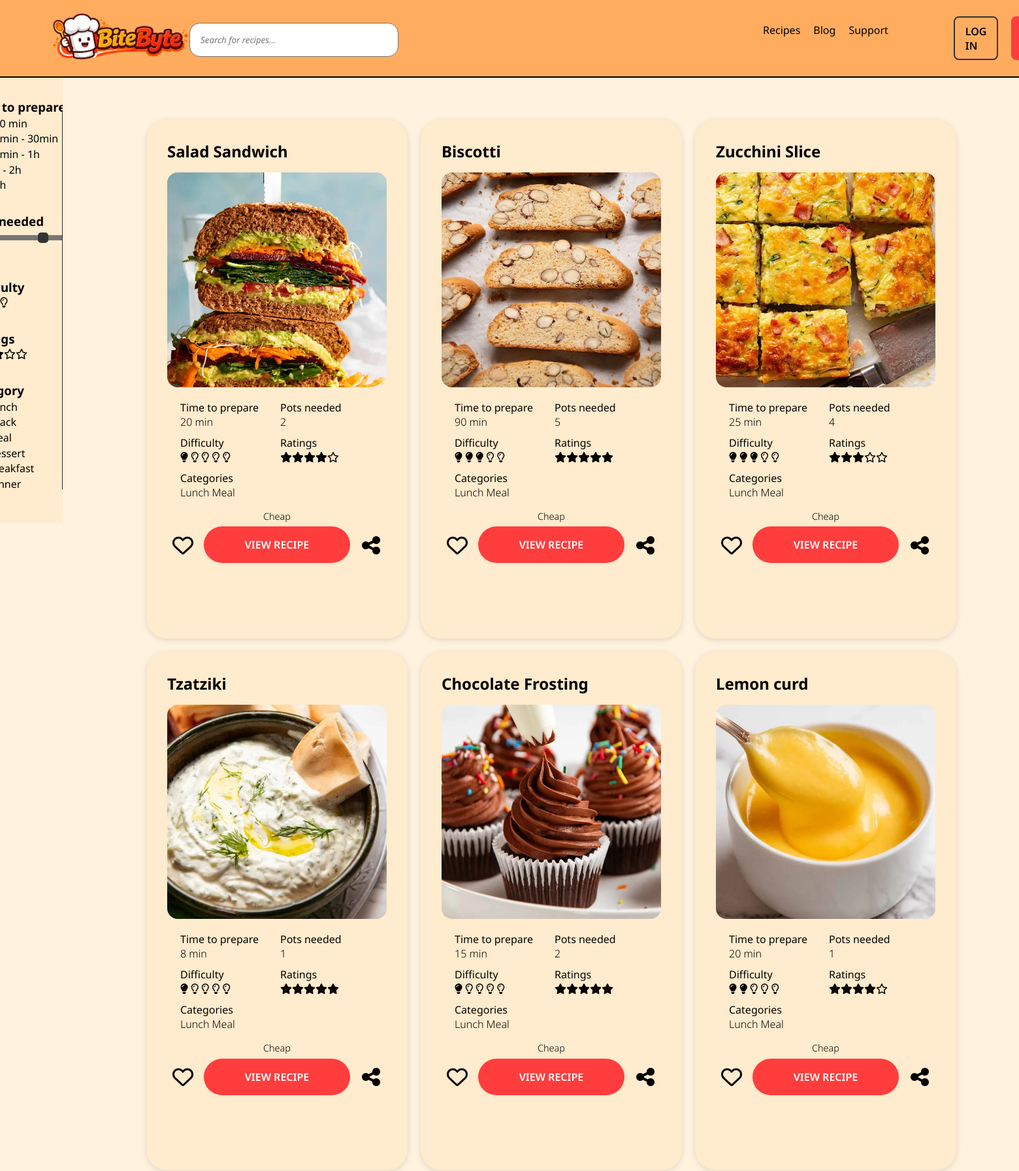
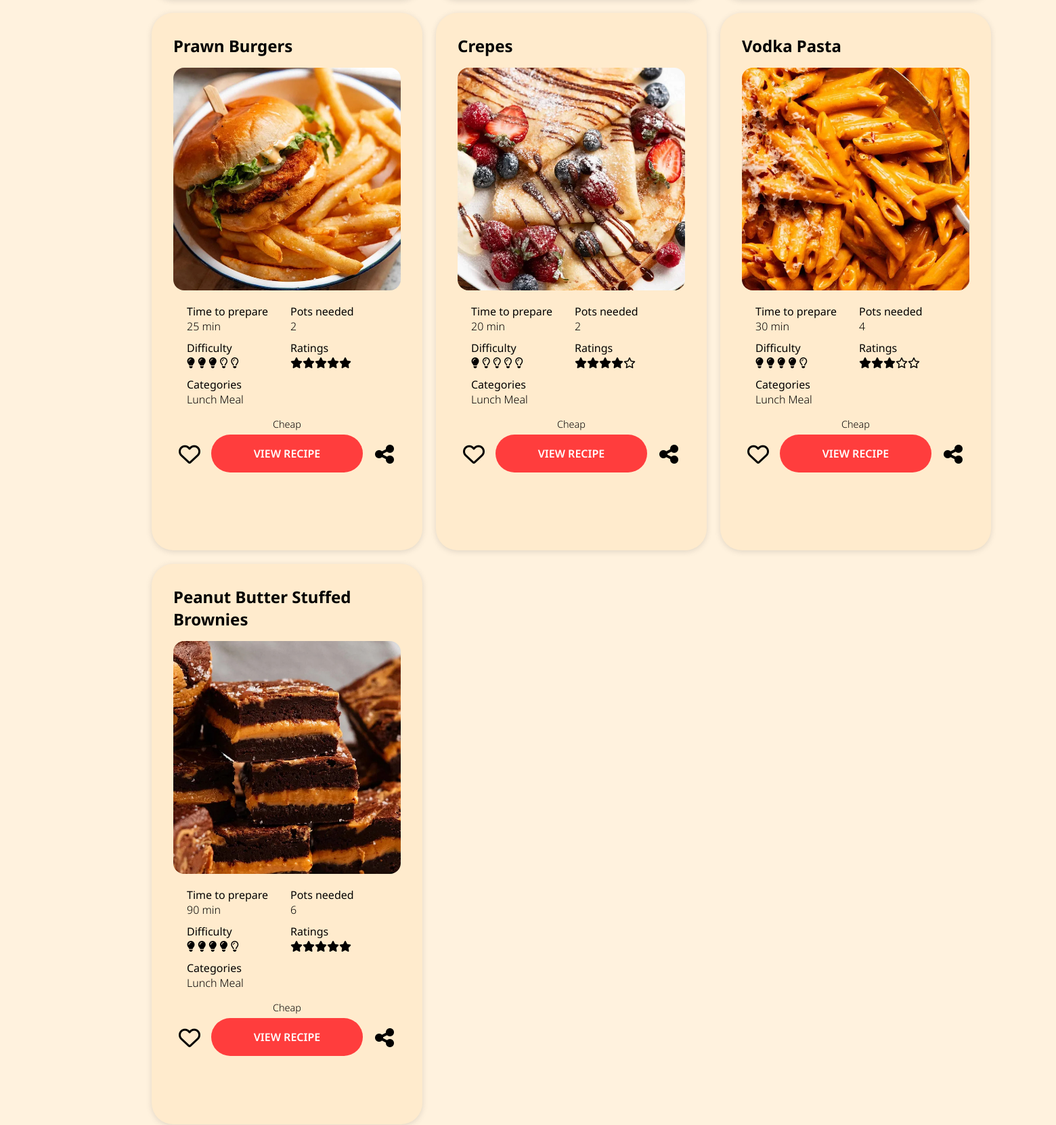
The app's page /php/recipes.php (upper part) with its own data (2 pictures, top to bottom).
### tables this page shows
CREATE TABLE `recipes` (
  `RecipesID` int(11) NOT NULL,
  `Title` varchar(255) NOT NULL,
  `Description` text DEFAULT NULL,
  `Instructions` text DEFAULT NULL,
  `ImageURL` varchar(255) DEFAULT NULL,
  `TimeNeeded` int(11) NOT NULL,
  `Difficulty` enum('1','2','3','4','5') DEFAULT '1',
  `PotsNum` int(11) DEFAULT 1,
  `Rating` decimal(3,2) DEFAULT 0.00,
  `UsersID` int(11) DEFAULT NULL
);

### php/recipes.php (the view, shortened to what this page needs)
<?php
include 'config.php';
$search_term = $_GET['search'] ?? '';
if ($search_term !== '') {
    $stmt = $pdo->prepare("SELECT * FROM recipes WHERE Title LIKE ?");
    $stmt->execute(["%$search_term%"]);
    $recipes = $stmt->fetchAll();
} else {
    $recipes = $pdo->query("SELECT * FROM recipes")->fetchAll();
}
?>
<!DOCTYPE html>
<html lang="en">
<head>
    <link rel="stylesheet" href="../css/styles.css">
    <link rel="stylesheet" href="../css/recipes.css">
    <link rel="stylesheet" href="https://cdnjs.cloudflare.com/ajax/libs/font-awesome/6.7.2/css/all.min.css" />
</head>
<body>
    <header>
        <a href="index.php"><img src="../img/logo_temp.png" alt="BiteByte" id="logo"></a>
        <form action="recipes.php" method="GET" class="search-container">
            <input type="text" name="search" id="srcka" placeholder="Search for recipes..." value="<?php echo htmlspecialchars($search_term); ?>">
            <i class="fa-solid fa-bars phone-only"></i>
        </form>
        <nav>
            <ul>
                <li><a href="recipes.php">Recipes</a></li>
                <li><a href="../html/blog.html">Blog</a></li>
                <li><a href="../html/support.html">Support</a></li>
            </ul>
            <a href="../html/login.html" class="nav_btn" id="login">LOG IN</a>
            <a href="../html/signup.html" class="nav_btn" id="signin">SIGN UP</a>
        </nav>
    </header>
    <main>
        <div class="filter">
            <div class="left">
                <div class="choice">
                    <h3>Time to prepare</h3>
                    <ul>
                        <li><input type="checkbox" name="10"><label for="10">&lt;10 min</label></li>
                        <li><input type="checkbox" name="10-30"><label for="10-30">10min - 30min</label></li>
                        <li><input type="checkbox" name="30-1"><label for="30-1">30min - 1h</label></li>
                        <li><input type="checkbox" name="1-2"><label for="1-2">1h - 2h</label></li>
                        <li><input type="checkbox" name="2"><label for="2">&gt;2h</label></li>
                    </ul>
                </div>
                <div class="choice">
                    <h3>Pots needed</h3>
                    <input type="range" name="pots" id="pots" min="0" max="5">
                </div>
                <div class="choice">
                    <h3>Difficulty</h3>
                    <i class="fa-solid fa-lightbulb"></i><i class="fa-solid fa-lightbulb"></i><i class="fa-regular fa-lightbulb"></i><i class="fa-regular fa-lightbulb"></i><i class="fa-regular fa-lightbulb"></i>
                </div>
                <div class="choice">
                    <h3>Ratings</h3>
                    <i class="fa-solid fa-star"></i><i class="fa-solid fa-star"></i><i class="fa-solid fa-star"></i><i class="fa-regular fa-star"></i><i class="fa-regular fa-star"></i>
                </div>
                <div class="choice">
                    <h3>Category</h3>
                    <ul>
                        <li><input type="checkbox" name="lunch"><label for="lunch">Lunch</label></li>
                        <li><input type="checkbox" name="snack"><label for="snack">Snack</label></li>
                        <li><input type="checkbox" name="meal"><label for="meal">Meal</label></li>
                        <li><input type="checkbox" name="dessert"><label for="dessert">Dessert</label></li>
                        <li><input type="checkbox" name="breakfast"><label for="breakfast">Breakfast</label></li>
                        <li><input type="checkbox" name="dinner"><label for="dinner">Dinner</label></li>
                    </ul>
                </div>
                <div class="choice">
                    <h3>Tags</h3>
                </div>
            </div>
        </div>
        <div class="recepti">
            <?php if (count($recipes) > 0): ?>
                <?php foreach ($recipes as $recipe): ?>
                    <div class="recept">
                        <h3><?php echo htmlspecialchars($recipe['Title']); ?></h3>
                        <img src="../img/recipe_images/<?php echo htmlspecialchars($recipe['ImageURL']); ?>" alt="<?php echo htmlspecialchars($recipe['Title']); ?>">
                        <div class="properties">
                            <div class="property property_time">
                                <p>Time to prepare</p>
                                <p><?php echo $recipe['TimeNeeded']; ?> min</p>
                            </div>
                            <div class="property property_pots">
                                <p>Pots needed</p>
                                <p><?php echo $recipe['PotsNum']; ?></p>
                            </div>
                            <div class="property property_diff">
                                <p>Difficulty</p>
                                <p>
                                    <?php
                                    for ($i = 1; $i <= 5; $i++) {
                                        if ($i <= $recipe['Difficulty']) {
                                            echo '<i class="fa-solid fa-lightbulb"></i> ';
                                        } else {
                                            echo '<i class="fa-regular fa-lightbulb"></i> ';
                                        }
                                    }
                                    ?>
                                </p>
                            </div>
                            <div class="property property_rat">
                                <p>Ratings</p>
                                <p>
                                    <?php
                                    for ($i = 1; $i <= 5; $i++) {
                                        if ($i <= $recipe['Rating']) {
                                            echo '<i class="fa-solid fa-star"></i>';
                                        } else {
                                            echo '<i class="fa-regular fa-star"></i>';
                                        }
                                    }
                                    ?>
                                </p>
                            </div>
                            <div class="property property_cat">
                                <p>Categories</p>
                                <p>Lunch Meal</p>
                            </div>
                        </div>
                        <div class="bottom">
                            <div class="tags">
                                <p>Cheap</p>
                            </div>
                            <div class="action">
                                <button class="act heart"><i class="fa-regular fa-heart"></i></button>
                                <a href="single_recipe.php?id=<?php echo $recipe['RecipesID']; ?>" class="page">View recipe</a>
                                <button class="act share"><i class="fa-solid fa-share-nodes"></i></button>
                            </div>
                        </div>
                    </div> <?php endforeach; ?>
            <?php else: ?>
                <p class="no-results" style="grid-column: 1/-1; text-align: center; font-size: 1.2rem; padding: 50px;">
                    No recipes found matching your search.
                </p>
            <?php endif; ?>
        </div>
    </main>
</body>
</html>

### css/styles.css (style rules this page uses)
* { margin:0; padding:0; box-sizing:border-box; font-family:"Noto Sans",sans-serif; --primary-color:#ffac5f; --secondary-color:#ff3d3d; --text-color:#020100; --bg-color:#fff2de; color:var(--text-color); text-decoration:none; }
body { background-color:var(--bg-color); overflow-x:hidden; }
#logo { max-width:210px; }
body { background-color:var(--bg-color); }
.nav_btn { padding:0.6rem 1rem; background-color:#888; border-radius:0.5rem; color:white; font-weight:600; border:2px solid #333; }
#srcka::placeholder { font-style:italic; }
.phone-only { display:none; filter:opacity(0); }

### css/recipes.css (style rules this page uses)
main { display:flex; flex-direction:row; }
.recepti { width:100%; margin:4rem 8rem; display:grid; grid-template-columns:1fr 1fr 1fr; gap:20px; }
.properties { display:grid; gap:10px; grid-template-columns:1fr 1fr; padding:20px 20px 0px; }
.tags { font-weight:300; font-size:0.9rem; display:flex; flex-direction:row; justify-content:center; gap:20px; margin-bottom:0.4rem; }
.bottom { margin-top: 1rem; }
input[type="range"] { width:12rem; }

### records on screen
recipes: Title "Salad Sandwich", ImageURL (picture), TimeNeeded "20", PotsNum "2", Difficulty "1" (drawn), Rating 4 (drawn)
recipes: Title "Biscotti", ImageURL (picture), TimeNeeded "90", PotsNum "5", Difficulty "3" (drawn), Rating 5 (drawn)
recipes: Title "Zucchini Slice", ImageURL (picture), TimeNeeded "25", PotsNum "4", Difficulty "3" (drawn), Rating 3 (drawn)
recipes: Title "Tzatziki", ImageURL (picture), TimeNeeded "8", PotsNum "1", Difficulty "1" (drawn), Rating 5 (drawn)
recipes: Title "Chocolate Frosting", ImageURL (picture), TimeNeeded "15", PotsNum "2", Difficulty "1" (drawn), Rating 5 (drawn)
recipes: Title "Lemon curd", ImageURL (picture), TimeNeeded "20", PotsNum "1", Difficulty "2" (drawn), Rating 4 (drawn)
recipes: Title "Prawn Burgers", ImageURL (picture), TimeNeeded "25", PotsNum "2", Difficulty "3" (drawn), Rating 5 (drawn)
recipes: Title "Crepes", ImageURL (picture), TimeNeeded "20", PotsNum "2", Difficulty "1" (drawn), Rating 4 (drawn)
recipes: Title "Vodka Pasta", ImageURL (picture), TimeNeeded "30", PotsNum "4", Difficulty "4" (drawn), Rating 3 (drawn)
recipes: Title "Peanut Butter Stuffed Brownies", ImageURL (picture), TimeNeeded "90", PotsNum "6", Difficulty "4" (drawn), Rating 5 (drawn)
